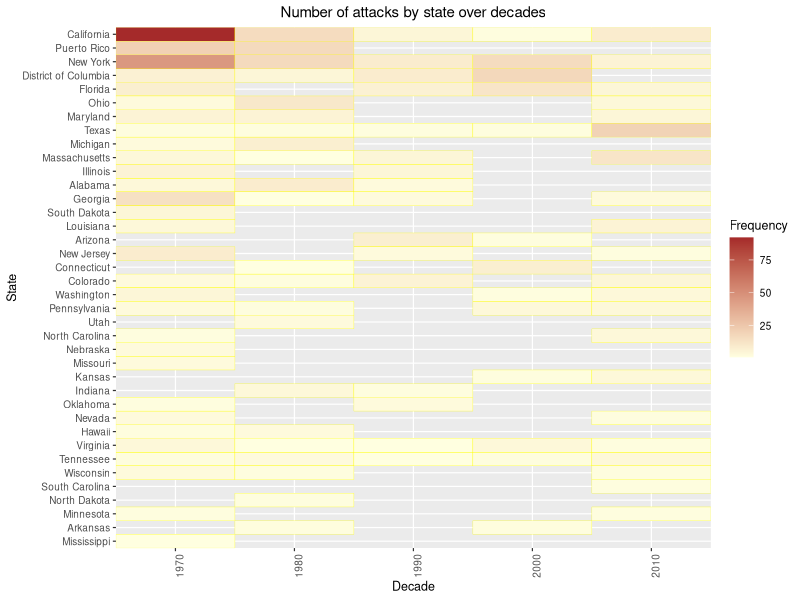

Source code (R): (Note: this script raises an error after producing the figure.)
## ---- chunk 1

library(knitr)
opts_chunk$set(fig.path="images/",
               cache.path="cache/",
               cache=FALSE,
               echo=FALSE,
               message=FALSE,
               warning=FALSE)
## ---- chunk 2
library(readr)
ussubset <- read_csv("ussubset.csv")
## ---- chunk 3
library(magrittr)
library(dplyr)
# group by decade
usattacks_decade <- ussubset[c("provstate","attacktype1","attackdecade")]
# count attacks by state for each decade
attack_count_decade <- usattacks_decade %>%
  dplyr::group_by(provstate, attackdecade) %>%
  dplyr::summarise(n = sum(attacktype1)) %>%
                dplyr::ungroup() %>%
                dplyr::mutate(provstate = reorder(provstate, n))
## ---- chunk 4
library(ggplot2)
attack_decade_heatmap <- ggplot(data = attack_count_decade, aes(x = factor(attackdecade), y = reorder(provstate, n))) +
  geom_tile(aes(fill = n), colour = "yellow") + theme_grey(base_size = 9) + scale_fill_gradient(low = "light yellow", high = "brown") + labs(x = "Decade", y = "State", fill = "Frequency") + 
scale_x_discrete(expand = c(0, 0)) +
scale_y_discrete(expand = c(0, 0)) + theme(axis.text.x = element_text(angle = 90, hjust = 0.5)) + ggtitle("Number of attacks by state over decades") + theme(plot.title = element_text(hjust = 0.5))

attack_decade_heatmap
## ---- chunk 5
library(readxl)
library(maps)
library(dplyr)
library(ggplot2)
library(stringr)
GDPstate <- read_excel("GDPpercap.xls")
colnames(GDPstate)[3] <- "GDP"
colnames(GDPstate)[2] <- "state"
GDPstate <- GDPstate[,c(2,3)]
us.states <- map_data("state")
us.states <- as.data.frame(us.states)
us.states <- dplyr::rename(us.states, state = region)
us.states$subregion = NULL
us.states$state <- str_to_title(us.states$state)

us_fatal <- read.csv("ussubset.csv")
us_fatal <- us_fatal[us_fatal$latitude >= 24.7433195,]
us_fatal <- us_fatal[us_fatal$latitude <= 49.3457868,]
us_fatal <- us_fatal[us_fatal$longitude >= -124.7844079,]
us_fatal <- us_fatal[us_fatal$longitude <= -66.9513812,]

library(tidyverse)
statenames <- as_data_frame(
  cbind(state=state.name, state.abb = state.abb, 
        state.center.x = state.center$x, 
        state.center.y = state.center$y))
statenames <- statenames %>% mutate_each_(funs(as.numeric), 
                 vars=c("state.center.x","state.center.y"))
us.states <- left_join(us.states, statenames)
us.states2 <- left_join(us.states, GDPstate)
ggplot(us.states2, 
       aes(x = long, y = lat, group=group, label=state)) + 
  geom_polygon(aes(fill = GDP)) +
  scale_fill_gradientn(colours=c("pink", "red")) +
  geom_text(data=statenames, inherit.aes = FALSE, 
            aes(label=state.abb, x=state.center.x, 
                y=state.center.y), colour="white") +
  geom_point(data = us_fatal, aes(x = longitude, y = latitude, size = nkill, group = NULL, label = NULL), colour = "black")  +
  labs(fill = "GDP per capita (chained 2009 dollars)", size = "Number of Fatalities") +
  theme_map() + theme(legend.position="right") + coord_map(projection = "mercator")
